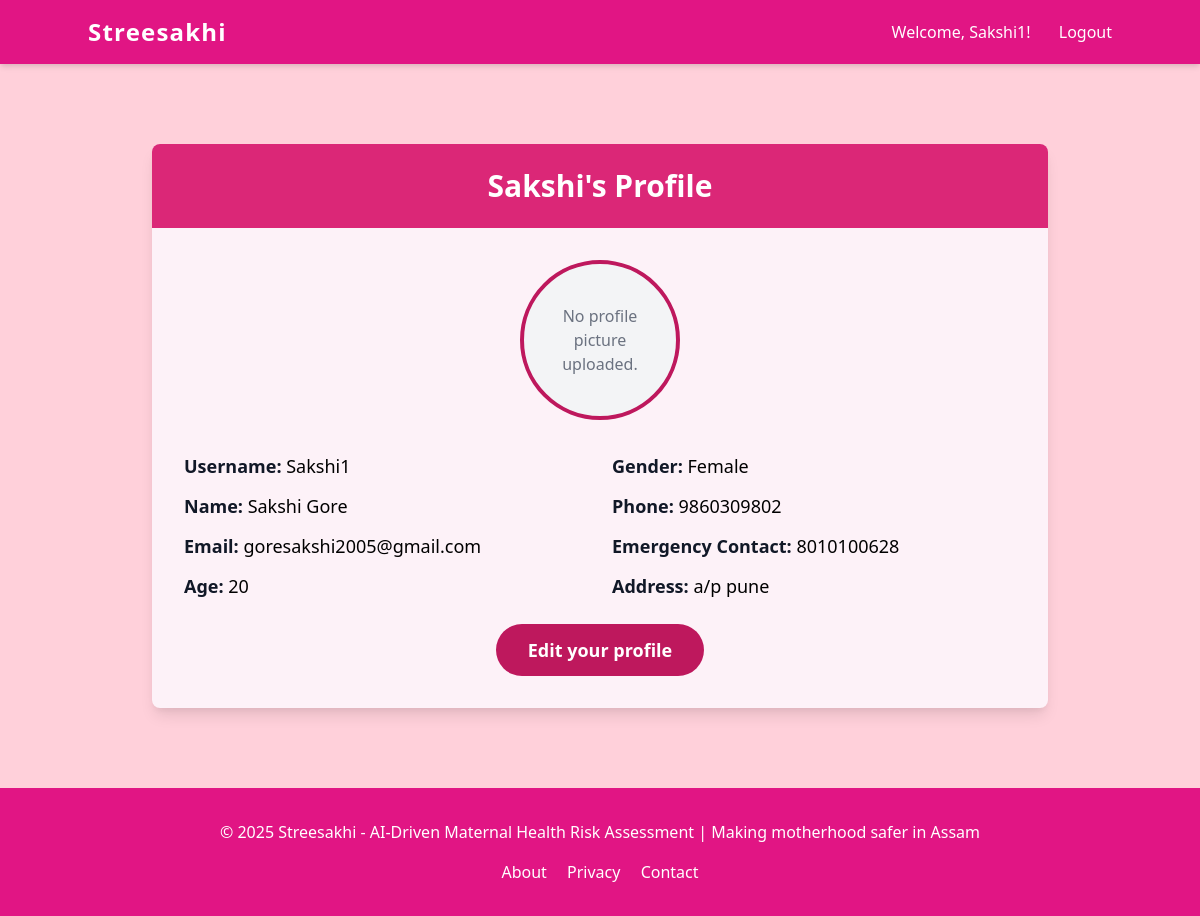
/profile/ (signed in), run on the app's committed database.
### maa/models.py (models this page shows, shortened)
class WomanUser(AbstractUser):
    GENDER_CHOICES = [
        ('F', 'Female'),
        ('O', 'Other'),
    ]
    age = models.PositiveIntegerField(null=True, blank=True)
    gender = models.CharField(max_length=1, choices=GENDER_CHOICES, default='F')
    phone_number = models.CharField(max_length=15, blank=True)
    emergency_contact = models.CharField(max_length=15, blank=True)
    address = models.TextField(blank=True)
    profile_picture = models.ImageField(upload_to='profile_pics/', blank=True, null=True)

### maa/views.py (the view)
# urls.py: path('profile/',       maa_views.view_profile, name='view_profile'),
@login_required
def view_profile(request):
    return render(request, 'maa/profile.html', {
        'user': request.user
    })

### maa/templates/maa/profile.html
{% extends 'base.html' %}
{% block content %}
<div class="container mx-auto px-4 py-12">
    <div class="max-w-4xl mx-auto bg-pink-50 rounded-lg shadow-lg overflow-hidden">
        <div class="bg-pink-600 text-white p-6 text-center">
          <h2 class="text-3xl font-bold">{{ user.first_name }}'s Profile</h2>
        </div>
        <div class="p-8">
            <div class="flex flex-col items-center mb-8">
                {% if user.profile_picture %}
                    <img src="{{ user.profile_picture.url }}" alt="Profile Picture" class="h-40 w-40 object-cover rounded-full border-4 border-pink-700">
                {% else %}
                    <div class="h-40 w-40 rounded-full border-4 border-pink-700 flex items-center justify-center bg-gray-100">
                        <p class="text-gray-500 text-center px-4">No profile picture uploaded.</p>
                    </div>
                {% endif %}
            </div>
            <div class="grid grid-cols-1 md:grid-cols-2 gap-6">
                <div class="space-y-3">
                    <p class="text-lg"><span class="font-bold text-gray-900">Username:</span> <span class="text-black-700">{{ user.username }}</span></p>
                    <p class="text-lg"><span class="font-bold text-gray-900">Name:</span> <span class="text-black-700">{{ user.first_name }} {{ user.last_name }}</span></p>
                    <p class="text-lg"><span class="font-bold text-gray-900">Email:</span> <span class="text-black-700">{{ user.email }}</span></p>
                    <p class="text-lg"><span class="font-bold text-gray-900">Age:</span> <span class="text-black-700">{{ user.age }}</span></p>
                </div>
                <div class="space-y-3">
                    <p class="text-lg"><span class="font-bold text-gray-900">Gender:</span> <span class="text-black-700">{{ user.get_gender_display }}</span></p>
                    <p class="text-lg"><span class="font-bold text-gray-900">Phone:</span> <span class="text-black-700">{{ user.phone_number }}</span></p>
                    <p class="text-lg"><span class="font-bold text-gray-900">Emergency Contact:</span> <span class="text-black-700">{{ user.emergency_contact }}</span></p>
                    <p class="text-lg"><span class="font-bold text-gray-900">Address:</span> <span class="text-black-700">{{ user.address }}</span></p>
                </div>
            </div>
            <div class="pt-6 text-center">
                <a href="{% url 'edit_profile' %}" class="inline-block bg-pink-700 hover:bg-pink-600 text-white font-bold py-3 px-8 rounded-full hover:shadow-lg transition transform hover:-translate-y-1 text-lg">
                    Edit your profile
                </a>
            </div>
        </div>
    </div>
</div>
{% endblock %}

### templates/base.html (shortened to what this page needs)
<!DOCTYPE html>
<html lang="en">
<head>
    <link href="https://cdnjs.cloudflare.com/ajax/libs/tailwindcss/2.2.19/tailwind.min.css" rel="stylesheet">
</head>
<body class="font-sans leading-normal tracking-normal">
    <nav class="bg-nav-footer text-white p-4 shadow-md">
        <div class="container mx-auto flex justify-between items-center">
            <div class="text-2xl font-bold tracking-wider">Streesakhi</div>
            <div class="space-x-6">
                {% if user.is_authenticated %}
                    <span>Welcome, {{ user.username }}!</span>
                    <a href="{% url 'logout' %}" class="hover:underline">Logout</a>
                {% else %}
                    <a href="{% url 'login' %}" class="hover:underline">Login</a>
                    <a href="{% url 'register' %}" class="hover:underline">Register</a>
                {% endif %}
            </div>
        </div>
    </nav>
    <div class="container mx-auto px-4 py-8">
        {% block content %}{% endblock %}
    </div>
    <footer class="bg-nav-footer text-white py-8 px-4">
        <div class="container mx-auto text-center">
            <p>&copy; 2025 Streesakhi - AI-Driven Maternal Health Risk Assessment | Making motherhood safer in Assam</p>
            <div class="mt-4 space-x-4">
                <a href="#" class="text-white hover:underline">About</a>
                <a href="#" class="text-white hover:underline">Privacy</a>
                <a href="#" class="text-white hover:underline">Contact</a>
            </div>
        </div>
    </footer>
</body>
</html>

### templates/base.html (style rules this page uses)
:root { --bg-color: #FFD0Da; --card-color: #fd5da8; --nav-footer-color: #e11584; --button-color: #ff007f; }
body { background-color: var(--bg-color); }
.bg-nav-footer { background-color: var(--nav-footer-color); }

### data on the page
WomanUser: username "Sakshi1", first_name "Sakshi", last_name "Gore", email "goresakshi2005@gmail.com", age "20", gender "Female", phone_number "9860309802", emergency_contact "8010100628", address "a/p pune"
